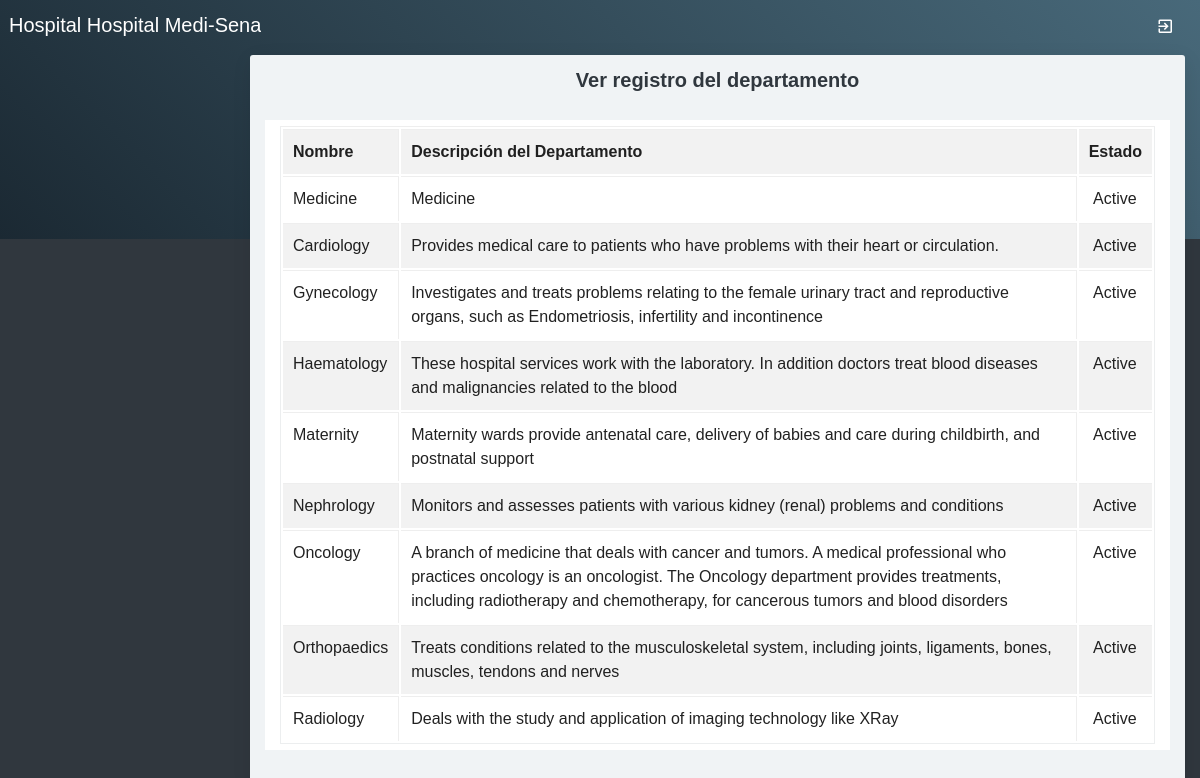
The app's page /Viewdepartment.php, older data.
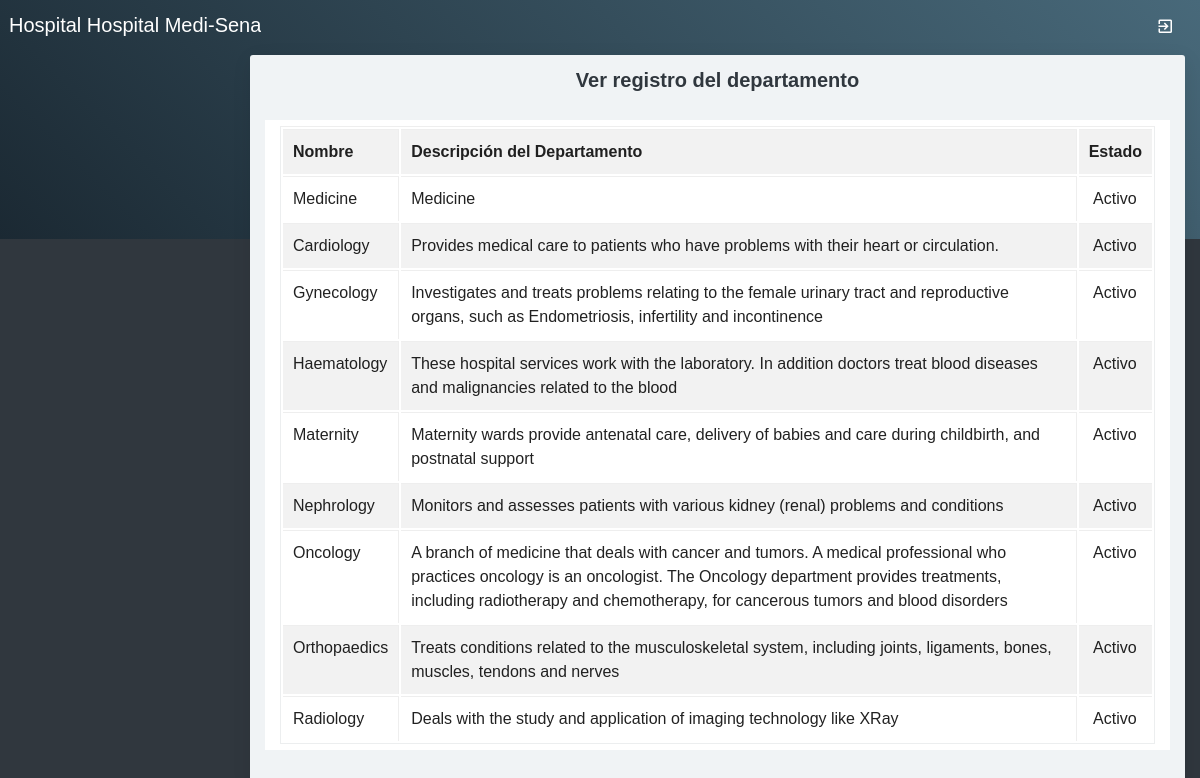
The same page, newer data.
### tables this page shows
CREATE TABLE `department` (
  `departmentid` int(10) NOT NULL,
  `departmentname` varchar(100) NOT NULL,
  `description` text NOT NULL,
  `status` varchar(10) NOT NULL
);

### Viewdepartment.php (the view, shortened to what this page needs)
<?php
include("adformheader.php");
include("dbconnection.php");
?>
<div class="container-fluid">
  <div class="block-header">
    <h2 class="text-center">Ver registro del departamento</h2>
  </div>
  <div class="card">
    <section class="container">
      <table class="table table-bordered table-striped table-hover js-basic-example dataTable">
        <tbody>
          <tr>
            <td><strong>Nombre</strong></td>
            <td><strong>Descripción del Departamento</strong></td>
            <td><strong>Estado</strong></td>
          </tr>
          <?php
          $sql = "SELECT * FROM department";
          $qsql = mysqli_query($con, $sql);
          while ($rs = mysqli_fetch_array($qsql)) {
            echo "<tr>
          <td>$rs[departmentname]</td>
          <td> $rs[description]</td>
          <td>&nbsp;$rs[status]</td>";
            echo "</tr>";
          }
          ?>
        </tbody>
      </table>
    </section>
  </div>
</div>
<?php
include("adformfooter.php");
?>

Row changes from the older to the newer data that the page shows:
changed department "Medicine": status "Active" → "Activo"
changed department "Cardiology": status "Active" → "Activo"
changed department "Gynecology": status "Active" → "Activo"
changed department "Haematology": status "Active" → "Activo"
changed department "Maternity": status "Active" → "Activo"
changed department "Nephrology": status "Active" → "Activo"
changed department "Oncology": status "Active" → "Activo"
changed department "Orthopaedics": status "Active" → "Activo"
changed department "Radiology": status "Active" → "Activo"
